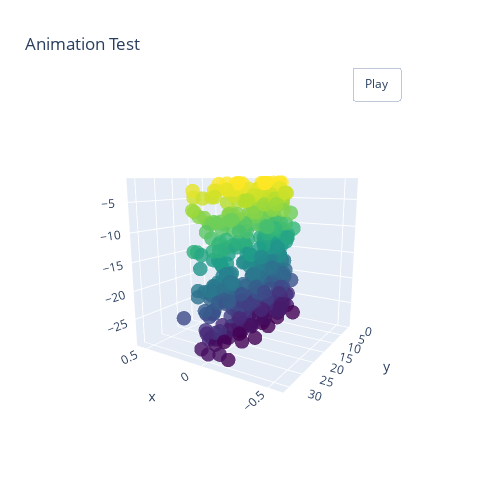

Here is the notebook cell this chart was saved with:
### Code cell
import plotly.graph_objects as go

def rotate_z(x, y, z, theta):
    w = x+1j*y
    return np.real(np.exp(1j*theta)*w), np.imag(np.exp(1j*theta)*w), z

def plot_animated_3d(pc, xaxis_range=[-0.6,0.6], point_size=5):

    # Helix equation
    t = np.linspace(0, 10, 50)
    x, y, z = pc[:,2], pc[:,1], -pc[:,0]

    fig= go.Figure(go.Scatter3d(x=x, y=y, z=z, mode='markers', 
                                marker=dict(
                                            size=point_size,
                                            color=z,                # set color to an array of desired values
                                            colorscale='Viridis',   # choose a colorscale
                                            opacity=0.8
                                        )))
    x_eye = -1.25
    y_eye = 2
    z_eye = 0.5

    fig.update_layout(
             title='Animation Test',
             width=500,
             height=500,
             scene = dict(xaxis = dict(nticks=4, range=xaxis_range),),
             scene_camera_eye=dict(x=x_eye, y=y_eye, z=z_eye),
             updatemenus=[dict(type='buttons', 
                      showactive=False,
                      y=1,
                      x=0.8,
                      xanchor='left',
                      yanchor='bottom',
                      pad=dict(t=45, r=10),
                      buttons=[dict(label='Play',
                                     method='animate',
                                     args=[None, dict(frame=dict(duration=10, redraw=True), 
                                                                 transition=dict(duration=00),
                                                                 fromcurrent=True,
                                                                 mode='immediate')])
                               ])]
                      )
    frames=[]
    for t in np.arange(0, 6.26, 0.1):
        xe, ye, ze = rotate_z(x_eye, y_eye, z_eye, -t)
        frames.append(go.Frame(layout=dict(scene_camera_eye=dict(x=xe, y=ye, z=ze))))
    fig.frames=frames
    fig.show()

plot_animated_3d(pc)

### Figure 1 — Plotly figure (JSON) as saved in the notebook; plotly's stock layout.template omitted (floating-point values rounded to 4 significant figures; data arrays with more than 128 entries replaced by an {"elided": "..."} marker saying what was removed)
{"data": [{"marker": {"color": {"elided": "400 int values"}, "colorscale": [[0, "#440154"], [0.1111, "#482878"], [0.2222, "#3e4989"], [0.3333, "#31688e"], [0.4444, "#26828e"], [0.5556, "#1f9e89"], [0.6667, "#35b779"], [0.7778, "#6ece58"], [0.8889, "#b5de2b"], [1, "#fde725"]], "opacity": 0.8, "size": 5}, "mode": "markers", "type": "scatter3d", "x": {"elided": "400 float values"}, "y": {"elided": "400 int values"}, "z": {"elided": "400 int values"}}], "layout": {"height": 500, "scene": {"camera": {"eye": {"x": -1.25, "y": 2, "z": 0.5}}, "xaxis": {"nticks": 4, "range": [-0.6, 0.6]}}, "title": {"text": "Animation Test"}, "updatemenus": [{"buttons": [{"args": [null, {"frame": {"duration": 10, "redraw": true}, "fromcurrent": true, "mode": "immediate", "transition": {"duration": 0}}], "label": "Play", "method": "animate"}], "pad": {"r": 10, "t": 45}, "showactive": false, "type": "buttons", "x": 0.8, "xanchor": "left", "y": 1, "yanchor": "bottom"}], "width": 500}}
